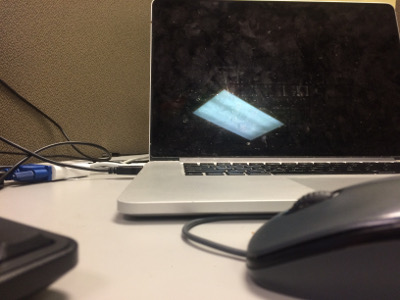
#> input picture 3d/computer1.jpg, 400 x 300 px
$ python test.py
#> lines starting #> are read from the running program, lines starting #| are printed output that depends on the picture
import numpy as np
import cv2
from matplotlib import pyplot as plt

####imgL = cv2.imread('data/tsukuba_l.png',0)
####imgR = cv2.imread('data/tsukuba_r.png',0)

imgL = cv2.imread('computer1.jpg',0)
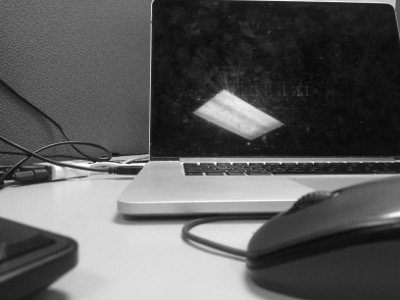
#> imgL: shape (300, 400); min 9, max 255, mean 92.5
imgR = cv2.imread('computer2.jpg',0)
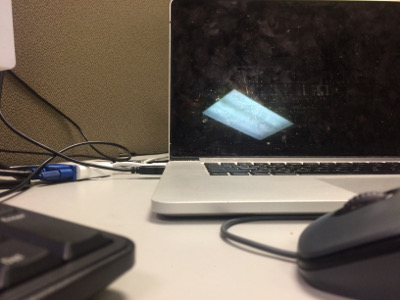
#> input picture 3d/computer2.jpg, 400 x 300 px
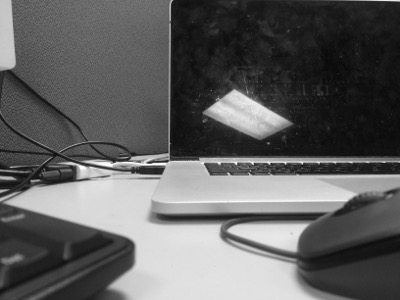
#> imgR: shape (300, 400); min 7, max 255, mean 95.8


stereo = cv2.StereoBM_create(numDisparities=16, blockSize=15)
disparity = stereo.compute(imgL,imgR)
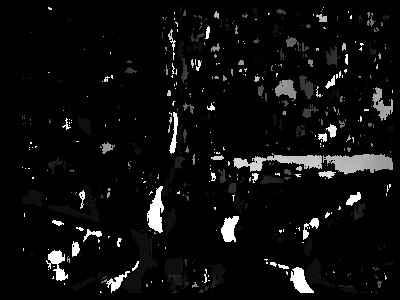
#> disparity: shape (300, 400) int16; min -16, max 240, mean -2.1; drawn with min black and max white
plt.imshow(disparity,'gray')
plt.show()
